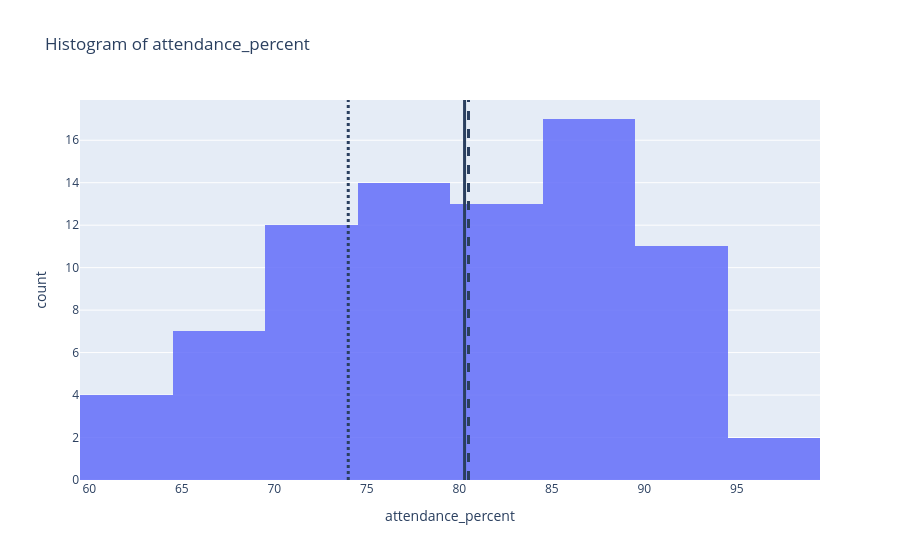
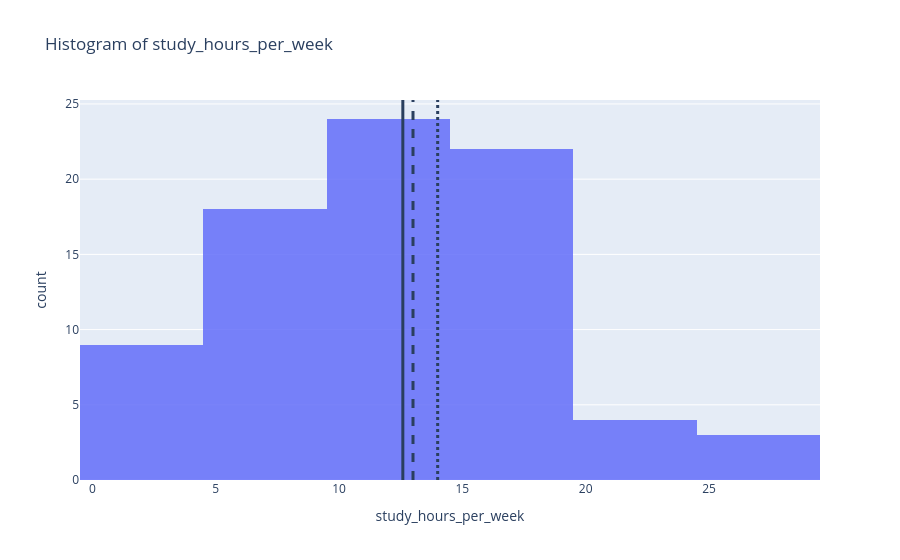
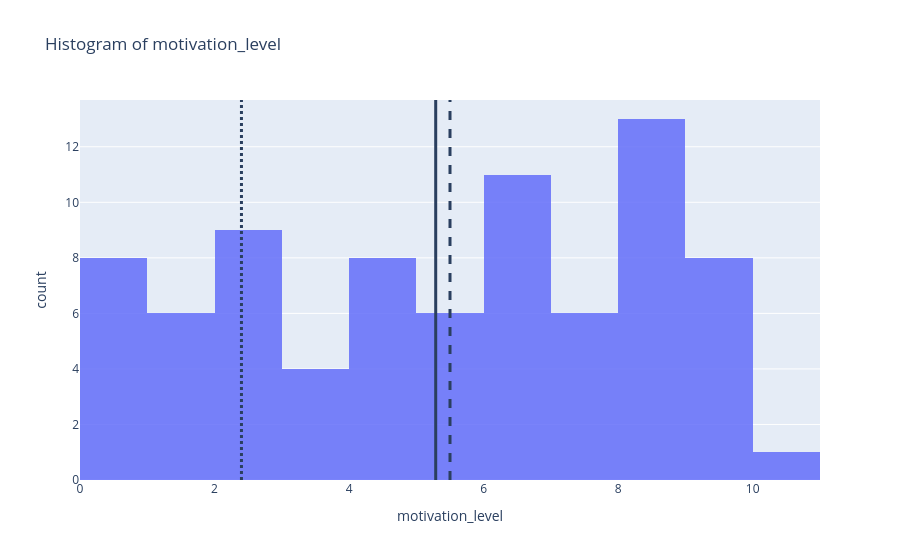
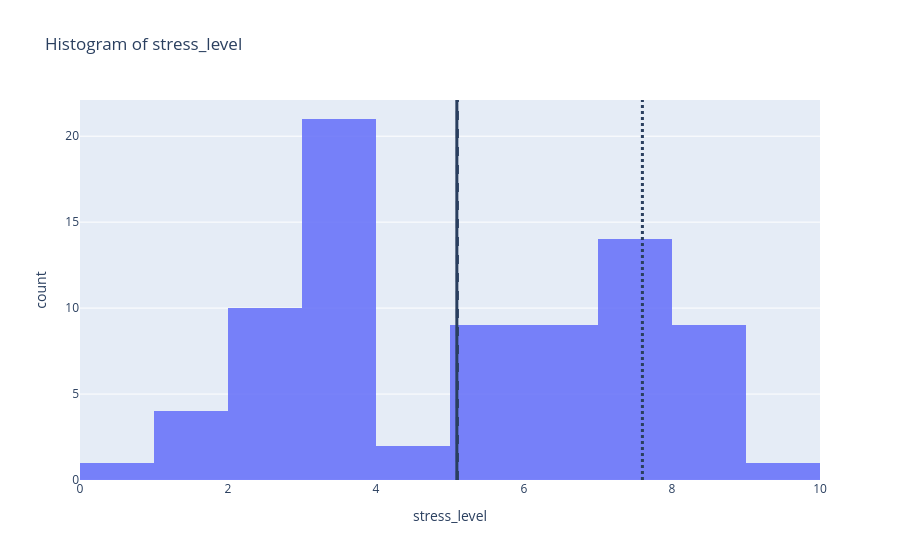

The notebook cell these images were saved under, in order:
### Code cell
plot_histogram_with_the_vline_stats(df, n_bins=10)

### Figure 1 — Plotly figure (JSON) as saved in the notebook; plotly's stock layout.template omitted (floating-point values rounded to 4 significant figures)
{"data": [{"bingroup": "x", "hovertemplate": "attendance_percent=%{x}<br>count=%{y}<extra></extra>", "legendgroup": "", "marker": {"color": "#636efa", "opacity": 0.85, "pattern": {"shape": ""}}, "name": "", "nbinsx": 10, "orientation": "v", "showlegend": false, "type": "histogram", "x": [79, 88, 74, 94, 78, 85, 77, 78, 85, 82, 84, 92, 84, 74, 63, 86, 84, 81, 85, 69, 96, 78, 63, 72, 76, 78, 74, 94, 77, 88, 76, 88, 83, 85, 90, 83, 60, 80, 94, 86, 91, 74, 80, 74, 65, 71, 80, 87, 65, 83, 62, 67, 69, 88, 72, 86, 83, 68, 75, 74, 91, 75, 70, 89, 86, 89, 72, 89, 75, 98, 90, 69, 77, 81, 87, 94, 77, 91, 73, 93], "xaxis": "x", "yaxis": "y"}], "layout": {"barmode": "relative", "legend": {"tracegroupgap": 0}, "shapes": [{"line": {"dash": "solid", "width": 3}, "type": "line", "x0": 80.29, "x1": 80.29, "xref": "x", "y0": 0, "y1": 1, "yref": "y domain"}, {"line": {"dash": "dash", "width": 3}, "type": "line", "x0": 80.5, "x1": 80.5, "xref": "x", "y0": 0, "y1": 1, "yref": "y domain"}, {"line": {"dash": "dot", "width": 3}, "type": "line", "x0": 74, "x1": 74, "xref": "x", "y0": 0, "y1": 1, "yref": "y domain"}], "title": {"text": "Histogram of attendance_percent"}, "xaxis": {"anchor": "y", "domain": [0, 1], "title": {"text": "attendance_percent"}}, "yaxis": {"anchor": "x", "domain": [0, 1], "title": {"text": "count"}}}}

### Figure 2 — Plotly figure (JSON) as saved in the notebook; plotly's stock layout.template omitted (floating-point values rounded to 4 significant figures)
{"data": [{"bingroup": "x", "hovertemplate": "study_hours_per_week=%{x}<br>count=%{y}<extra></extra>", "legendgroup": "", "marker": {"color": "#636efa", "opacity": 0.85, "pattern": {"shape": ""}}, "name": "", "nbinsx": 10, "orientation": "v", "showlegend": false, "type": "histogram", "x": [12, 16, 12, 15, 15, 20, 5, 14, 18, 15, 18, 14, 9, 18, 4, 19, 28, 14, 19, 4, 19, 16, 3, 8, 4, 9, 7, 25, 9, 21, 3, 11, 14, 14, 18, 8, 3, 14, 21, 12, 7, 4, 9, 12, 5, 4, 19, 7, 12, 13, 9, 11, 19, 19, 14, 13, 15, 5, 5, 4, 6, 20, 9, 15, 10, 6, 10, 17, 12, 14, 18, 6, 12, 14, 19, 26, 10, 17, 18, 14], "xaxis": "x", "yaxis": "y"}], "layout": {"barmode": "relative", "legend": {"tracegroupgap": 0}, "shapes": [{"line": {"dash": "solid", "width": 3}, "type": "line", "x0": 12.59, "x1": 12.59, "xref": "x", "y0": 0, "y1": 1, "yref": "y domain"}, {"line": {"dash": "dash", "width": 3}, "type": "line", "x0": 13, "x1": 13, "xref": "x", "y0": 0, "y1": 1, "yref": "y domain"}, {"line": {"dash": "dot", "width": 3}, "type": "line", "x0": 14, "x1": 14, "xref": "x", "y0": 0, "y1": 1, "yref": "y domain"}], "title": {"text": "Histogram of study_hours_per_week"}, "xaxis": {"anchor": "y", "domain": [0, 1], "title": {"text": "study_hours_per_week"}}, "yaxis": {"anchor": "x", "domain": [0, 1], "title": {"text": "count"}}}}

### Figure 3 — Plotly figure (JSON) as saved in the notebook; plotly's stock layout.template omitted (floating-point values rounded to 4 significant figures)
{"data": [{"bingroup": "x", "hovertemplate": "motivation_level=%{x}<br>count=%{y}<extra></extra>", "legendgroup": "", "marker": {"color": "#636efa", "opacity": 0.85, "pattern": {"shape": ""}}, "name": "", "nbinsx": 10, "orientation": "v", "showlegend": false, "type": "histogram", "x": [6.8, 5.3, 4.7, 8.4, 7.5, 7.2, 9.3, 4.1, 6.4, 8.5, 1.7, 9.5, 6.0, 2.5, 4.0, 8.0, 6.1, 7.9, 8.6, 0.8, 3.2, 0.5, 0.4, 0.2, 8.3, 2.4, 2.1, 10.0, 2.1, 7.2, 6.6, 5.0, 9.5, 9.2, 7.4, 8.7, 0.3, 1.5, 8.0, 1.7, 6.1, 0.9, 9.7, 9.6, 2.6, 6.3, 4.2, 9.3, 1.3, 6.0, 3.6, 3.3, 2.5, 8.7, 8.5, 5.0, 2.4, 5.0, 6.2, 0.5, 3.4, 4.8, 2.4, 6.1, 8.6, 1.1, 0.9, 9.6, 6.9, 5.2, 8.1, 1.0, 2.0, 8.0, 8.8, 7.9, 4.4, 4.7, 5.7, 4.1], "xaxis": "x", "yaxis": "y"}], "layout": {"barmode": "relative", "legend": {"tracegroupgap": 0}, "shapes": [{"line": {"dash": "solid", "width": 3}, "type": "line", "x0": 5.287, "x1": 5.287, "xref": "x", "y0": 0, "y1": 1, "yref": "y domain"}, {"line": {"dash": "dash", "width": 3}, "type": "line", "x0": 5.5, "x1": 5.5, "xref": "x", "y0": 0, "y1": 1, "yref": "y domain"}, {"line": {"dash": "dot", "width": 3}, "type": "line", "x0": 2.4, "x1": 2.4, "xref": "x", "y0": 0, "y1": 1, "yref": "y domain"}], "title": {"text": "Histogram of motivation_level"}, "xaxis": {"anchor": "y", "domain": [0, 1], "title": {"text": "motivation_level"}}, "yaxis": {"anchor": "x", "domain": [0, 1], "title": {"text": "count"}}}}

### Figure 4 — Plotly figure (JSON) as saved in the notebook; plotly's stock layout.template omitted (floating-point values rounded to 4 significant figures)
{"data": [{"bingroup": "x", "hovertemplate": "stress_level=%{x}<br>count=%{y}<extra></extra>", "legendgroup": "", "marker": {"color": "#636efa", "opacity": 0.85, "pattern": {"shape": ""}}, "name": "", "nbinsx": 10, "orientation": "v", "showlegend": false, "type": "histogram", "x": [3.1, 5.6, 3.0, 5.5, 8.0, 8.5, 3.5, 2.7, 8.2, 3.6, 6.5, 5.7, 7.5, 7.4, 7.3, 6.8, 6.4, 3.4, 3.7, 7.7, 3.0, 7.7, 6.8, 3.5, 7.6, 1.9, 3.4, 1.1, 8.9, 1.3, 6.0, 6.0, 3.9, 7.6, 3.7, 7.4, 3.2, 5.4, 3.2, 2.7, 2.3, 8.3, 4.0, 8.0, 7.6, 5.1, 7.9, 2.9, 3.6, 1.5, 7.3, 2.7, 6.1, 4.2, 9.3, 2.2, 0.1, 5.2, 3.5, 8.3, 8.2, 6.1, 7.5, 2.9, 7.6, 3.2, 2.5, 2.5, 3.8, 6.3, 7.6, 3.5, 5.0, 5.1, 2.9, 3.3, 3.3, 3.4, 5.9, 8.3], "xaxis": "x", "yaxis": "y"}], "layout": {"barmode": "relative", "legend": {"tracegroupgap": 0}, "shapes": [{"line": {"dash": "solid", "width": 3}, "type": "line", "x0": 5.092, "x1": 5.092, "xref": "x", "y0": 0, "y1": 1, "yref": "y domain"}, {"line": {"dash": "dash", "width": 3}, "type": "line", "x0": 5.1, "x1": 5.1, "xref": "x", "y0": 0, "y1": 1, "yref": "y domain"}, {"line": {"dash": "dot", "width": 3}, "type": "line", "x0": 7.6, "x1": 7.6, "xref": "x", "y0": 0, "y1": 1, "yref": "y domain"}], "title": {"text": "Histogram of stress_level"}, "xaxis": {"anchor": "y", "domain": [0, 1], "title": {"text": "stress_level"}}, "yaxis": {"anchor": "x", "domain": [0, 1], "title": {"text": "count"}}}}
